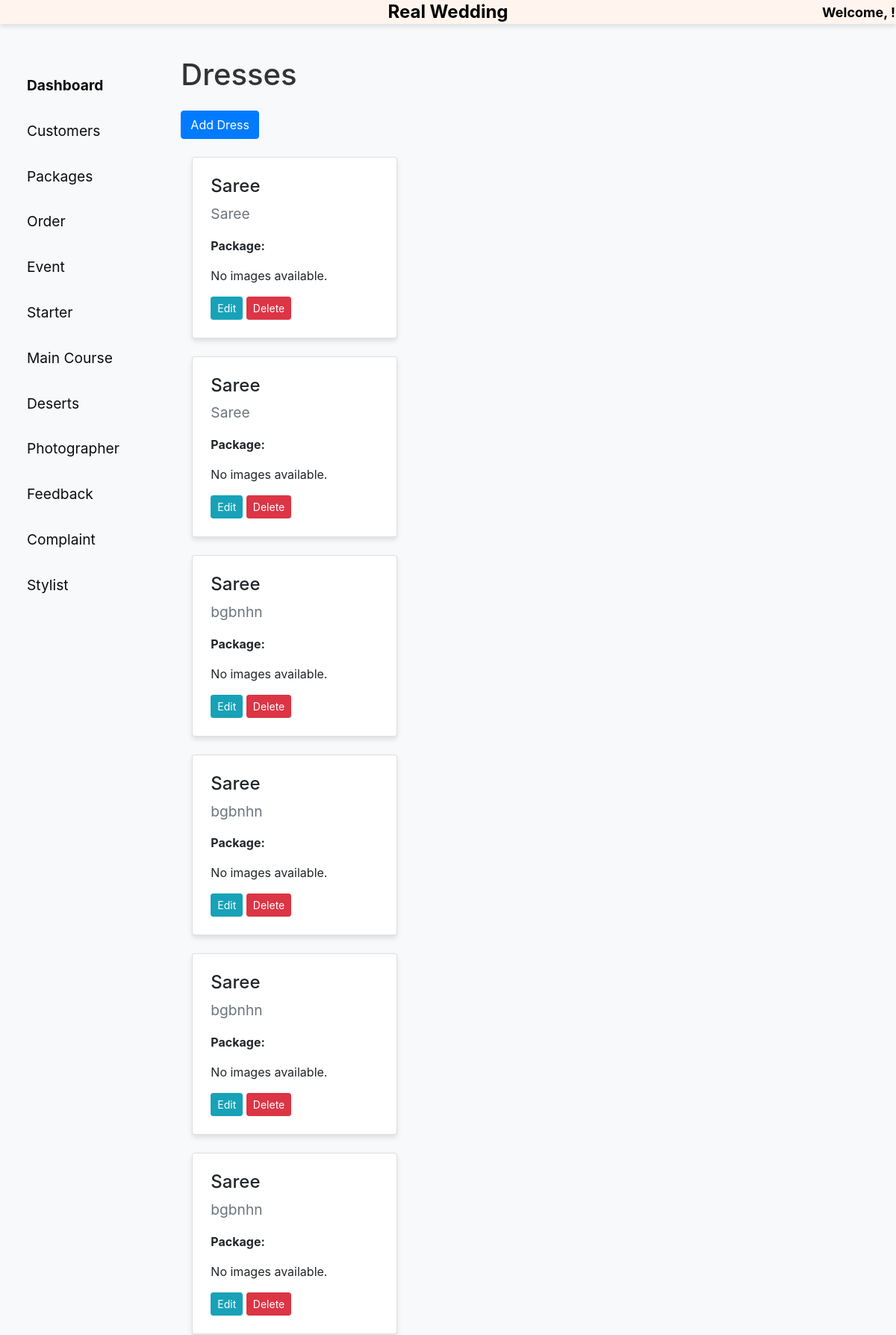
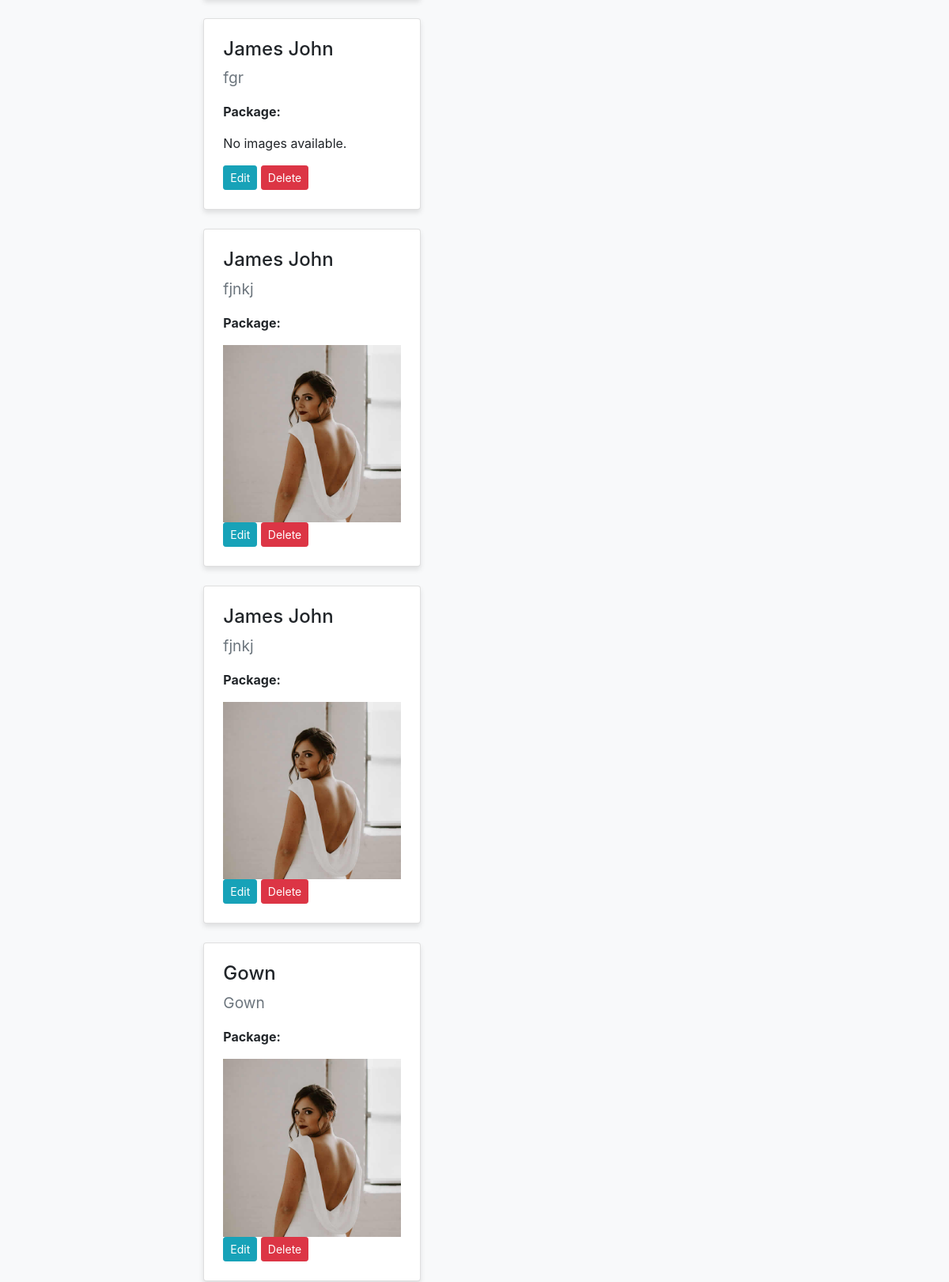
/dresses/ (upper part), run on the app's committed database (2 pictures, top to bottom).
### store/models.py (models this page shows, shortened)
class Dress(models.Model):
    name = models.CharField(max_length=255)
    description = models.TextField()

class DressImage(models.Model):
    dress = models.ForeignKey(Dress, related_name='images', on_delete=models.CASCADE)
    image = models.ImageField(upload_to='dresses/')

### store/views.py (the view)
# urls.py: path('dresses/', views.dress_list, name='dress_list'),
def dress_list(request):
    dresses = Dress.objects.all()
    return render(request, 'admin/dress_list.html', {'dresses': dresses})

### templates/admin/dress_list.html (shortened to what this page needs)
{% load static %}
<!DOCTYPE html>
<html lang="en">
<head>
    <link rel="stylesheet" href="https://stackpath.bootstrapcdn.com/bootstrap/4.5.2/css/bootstrap.min.css">
    <link rel="stylesheet" href="{% static 'css/admin_styles.css' %}">
</head>
<body>
    {% include 'admin/header.html' %}
    <div class="container-fluid">
        <div class="row">
            {% include 'admin/sidebar.html' %}
            <main role="main" class="col-md-9 ml-sm-auto col-lg-10 px-4">
                <div class="container mt-4">
                    <h1 class="mb-4">Dresses</h1>
                    <a href="{% url 'add_dress' %}" class="btn btn-primary mb-4">Add Dress</a>
                    <table class="table table-bordered table-sm">
            <tbody>
                        {% for dress in dresses %}
                            <div class="col-md-4 mb-4">
                                <div class="card dress-card">
                                    <div class="card-body">
                                        <h5 class="card-title">{{ dress.name }}</h5>
                                        <p class="card-text">{{ dress.description }}</p>
                                        <p><strong>Package:</strong> {{ dress.package.name }}</p>
                                        <div class="dress-images">
                                            {% for image in dress.images.all %}
                                                <img src="{{ image.image.url }}" alt="{{ dress.name }}" class="img-fluid dress-image">
                                            {% empty %}
                                                <p>No images available.</p>
                                            {% endfor %}
                                        </div>
                                        <a href="#" class="btn btn-sm btn-info">Edit</a>
                                        <a href="#" class="btn btn-sm btn-danger">Delete</a>
                                    </div>
                                </div>
                            </div>
                        {% empty %}
                            <p>No dresses available.</p>
                        {% endfor %}
                    </div>
                </div>
        </div>
</body>
</html>

### static/css/admin_styles.css (style rules this page uses)
.card { margin-bottom: 1rem; box-shadow: 0px 4px 6px rgba(0, 0, 0, 0.1); }
.card-body { padding: 1.5rem; }
.card-title { font-size: 1.5rem; margin-bottom: 0.5rem; }
.card-text { font-size: 1.2rem; color: #6c757d; }
.table { background-color: #ffffff; box-shadow: 0px 2px 10px rgba(0, 0, 0, 0.1); width: 100%; margin-bottom: 1rem; }
body { background-color: #f8f9fa; }
.container-fluid { padding: 20px; }
h1 { color: #333; }
.btn-primary { background-color: #007bff; border-color: #007bff; }

### data on the page
Dress: name "Saree", description "Saree"
Dress: name "Saree", description "Saree"
Dress: name "Saree", description "bgbnhn"
Dress: name "Saree", description "bgbnhn"
Dress: name "Saree", description "bgbnhn"
Dress: name "Saree", description "bgbnhn"
Dress: name "James John", description "fgr"
Dress: name "James John", description "fjnkj"
DressImage: image (picture)
Dress: name "James John", description "fjnkj"
DressImage: image (picture)
Dress: name "Gown", description "Gown"
DressImage: image (picture)
